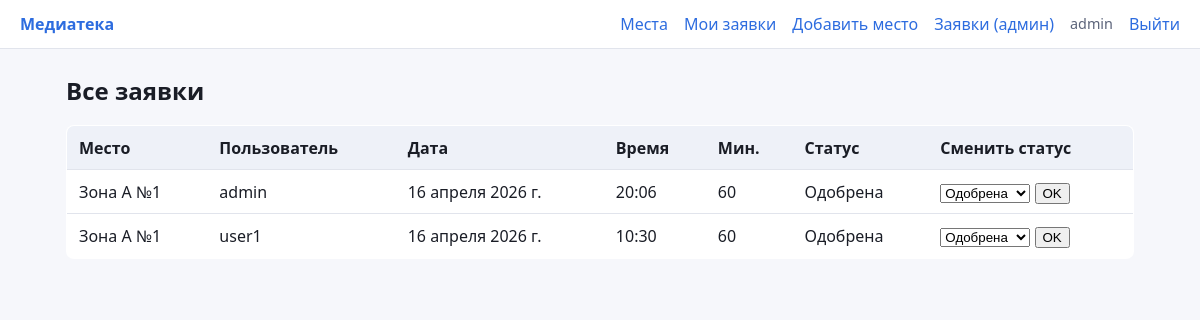
/staff/bookings/ (signed in), run on the app's committed database.
### library_booking/models.py (models this page shows, shortened)
class Booking(models.Model):
    place = models.ForeignKey(
        ComputerPlace,
        verbose_name='Место',
        on_delete=models.CASCADE,
        related_name='bookings',
    )
    user = models.ForeignKey(
        settings.AUTH_USER_MODEL,
        verbose_name='Пользователь',
        on_delete=models.CASCADE,
        related_name='bookings',
    )
    date = models.DateField('Дата')
    start_time = models.TimeField('Время начала')
    duration = models.PositiveIntegerField('Длительность (мин.)')
    status = models.ForeignKey(
        Status,
        verbose_name='Статус',
        on_delete=models.PROTECT,
        related_name='bookings',
        limit_choices_to={'kind': StatusKind.BOOKING},
    )
    class Meta:
        verbose_name = 'Бронь'
        verbose_name_plural = 'Брони'
        ordering = ['-date', '-start_time']

class ComputerPlace(models.Model):
    number = models.PositiveIntegerField('Номер')
    zone = models.CharField('Зона', max_length=100)
    operating_system = models.CharField('Операционная система', max_length=100)
    status = models.ForeignKey(
        Status,
        verbose_name='Статус',
        on_delete=models.PROTECT,
        related_name='places',
        limit_choices_to={'kind': StatusKind.PLACE},
    )
    class Meta:
        verbose_name = 'Компьютерное место'
        verbose_name_plural = 'Компьютерные места'
        constraints = [
            models.UniqueConstraint(fields=('zone', 'number'), name='uniq_zone_number'),
        ]
    def __str__(self):
        return f'{self.zone} №{self.number}'

class Status(models.Model):
    code = models.SlugField(max_length=50)
    label = models.CharField('Подпись', max_length=100)
    kind = models.CharField('Тип', max_length=10, choices=StatusKind.choices)
    class Meta:
        verbose_name = 'Статус'
        verbose_name_plural = 'Статусы'
        constraints = [
            models.UniqueConstraint(fields=('code', 'kind'), name='uniq_status_code_kind'),
        ]

### library_booking/views.py (the view)
# urls.py: path('staff/bookings/', views.StaffBookingListView.as_view(), name='staff_booking_list'),
class StaffBookingListView(StaffRequiredMixin, ListView):
    model = Booking
    template_name = 'library_booking/staff/booking_list.html'
    context_object_name = 'bookings'
    def get_queryset(self):
        return Booking.objects.select_related('place', 'user', 'status').order_by(
            '-date',
            '-start_time',
        )
    def get_context_data(self, **kwargs):
        ctx = super().get_context_data(**kwargs)
        ctx['status_form'] = StaffBookingStatusForm()
        return ctx

### library_booking/forms.py
class StaffBookingStatusForm(forms.Form):
    status = forms.ModelChoiceField(
        label='Статус заявки',
        queryset=Status.objects.none(),
    )
    def __init__(self, *args, **kwargs):
        super().__init__(*args, **kwargs)
        self.fields['status'].queryset = Status.objects.filter(kind=StatusKind.BOOKING).order_by(
            'label',
        )

### library_booking/views.py (called while the page is built)
    def test_func(self):
        return self.request.user.is_authenticated and self.request.user.is_staff

### library_booking/templates/library_booking/staff/booking_list.html (shortened to what this page needs)
{% extends "library_booking/base.html" %}
{% block content %}
<h1>Все заявки</h1>
<table class="data-table">
  <thead>
    <tr>
      <th>Место</th>
      <th>Пользователь</th>
      <th>Дата</th>
      <th>Время</th>
      <th>Мин.</th>
      <th>Статус</th>
      <th>Сменить статус</th>
    </tr>
  </thead>
  <tbody>
    {% for b in bookings %}
      <tr>
        <td>{{ b.place }}</td>
        <td>{{ b.user.username }}</td>
        <td>{{ b.date }}</td>
        <td>{{ b.start_time }}</td>
        <td>{{ b.duration }}</td>
        <td>{{ b.status.label }}</td>
        <td>
          <form method="post" action="{% url 'library_booking:staff_booking_status' b.pk %}">
            <select name="status">
              {% for st in status_form.status.field.queryset %}
                <option value="{{ st.pk }}" {% if st.pk == b.status_id %}selected{% endif %}>{{ st.label }}</option>
              {% endfor %}
            </select>
            <button type="submit">OK</button>
          </form>
        </td>
      </tr>
    {% empty %}
      <tr><td colspan="7">Заявок нет.</td></tr>
    {% endfor %}
  </tbody>
</table>
{% endblock %}

### library_booking/templates/library_booking/base.html (shortened to what this page needs)
{% load static %}
<!DOCTYPE html>
<html lang="ru">
<head>
  <link rel="stylesheet" href="{% static 'library_booking/style.css' %}">
</head>
<body>
  <header class="site-header">
    <a class="logo" href="{% url 'library_booking:place_list' %}">Медиатека</a>
    <nav>
      <a href="{% url 'library_booking:place_list' %}">Места</a>
      {% if user.is_authenticated %}
        <a href="{% url 'library_booking:my_bookings' %}">Мои заявки</a>
        {% if user.is_staff %}
          <a href="{% url 'library_booking:staff_place_add' %}">Добавить место</a>
          <a href="{% url 'library_booking:staff_booking_list' %}">Заявки (админ)</a>
        {% endif %}
        <span class="user-label">{{ user.username }}</span>
        <form class="inline-logout" method="post" action="{% url 'library_booking:logout' %}">
          <button type="submit" class="link-btn">Выйти</button>
        </form>
      {% else %}
        <a href="{% url 'library_booking:login' %}">Вход</a>
      {% endif %}
    </nav>
  </header>
  <main class="content">
    {% block content %}{% endblock %}
  </main>
</body>
</html>

### library_booking/static/library_booking/style.css (style rules this page uses)
:root { --bg: #f6f7fb; --card: #fff; --text: #1a1d26; --muted: #5c647a; --accent: #2d6cdf; --border: #e1e4ec; }
* { box-sizing: border-box; }
body { margin: 0; font-family: system-ui, -apple-system, Segoe UI, Roboto, sans-serif; background: var(--bg); color: var(--text); line-height: 1.5; }
.site-header { display: flex; align-items: center; justify-content: space-between; gap: 1rem; padding: 0.75rem 1.25rem; background: var(--card); border-bottom: 1px solid var(--border); }
.site-header nav { display: flex; flex-wrap: wrap; align-items: center; gap: 0.75rem 1rem; }
.logo { font-weight: 700; color: var(--accent); text-decoration: none; }
.site-header a { color: var(--accent); text-decoration: none; }
.user-label { color: var(--muted); font-size: 0.9rem; }
.inline-logout { display: inline; margin: 0; }
.link-btn { background: none; border: none; color: var(--accent); cursor: pointer; padding: 0; font: inherit; }
.content { max-width: 1100px; margin: 0 auto; padding: 1.5rem 1rem 3rem; }
h1 { font-size: 1.5rem; margin-top: 0; }
.data-table { width: 100%; border-collapse: collapse; background: var(--card); border: 1px solid var(--border); border-radius: 8px; overflow: hidden; }
.data-table th, .data-table td { padding: 0.6rem 0.75rem; border-bottom: 1px solid var(--border); text-align: left; vertical-align: middle; }
.data-table th { background: #eef1f8; font-weight: 600; }

### data on the page
Booking: place "Зона А №1", user.username "admin", date "16 апреля 2026 г.", start_time "20:06", duration "60", status.label "Одобрена", status "Одобрена"
Booking: place "Зона А №1", user.username "user1", date "16 апреля 2026 г.", start_time "10:30", duration "60", status.label "Одобрена", status "Одобрена"

### other printed values
{{ user.username }} "admin"
